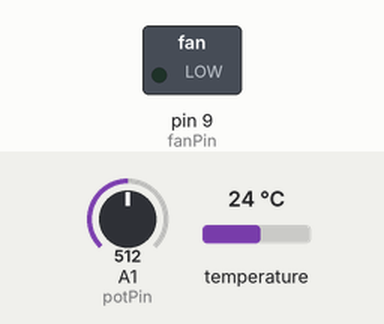
This sketch was run on a simulated Arduino Uno, built for the host (arithmetic inside an expression is 32-bit, double 64-bit). Parts: switched loads named in the sketch (green lamp = pin HIGH). The test bench sets the inputs (shaded band); at power-on: A1 (potPin) = 512, temperature 24 °C. WiFi joins after 1.5 s; servers stay silent unless stated; uploads are accepted with an empty reply; what the sketch prints to the serial monitor is not drawn.

Above: at 0.1 s.
At 1.7 s:
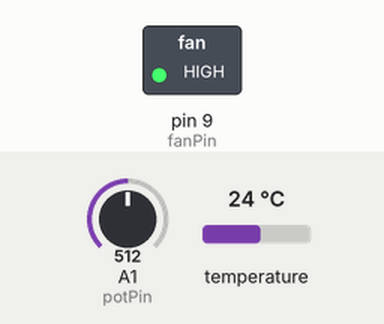
Timing chart, 0 to 3.2 s (numbered marks = the images above):
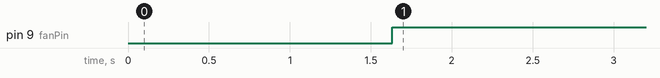

The sketch:

fermentation_chiller_github.ino
```cpp
#include <stdlib.h>
#include <SoftwareSerial.h>
#include <SPI.h>
#include <Ethernet.h>
#include <OneWire.h>

const int potPin = 1;
const int lcdPin = 2;
const int thermPin = 3;
const int fanPin = 9;

byte mac[] = { 0xDE, 0xAD, 0xBE, 0xEF, 0xFE, 0xED};
IPAddress ip(192,168,1,99); //local IP if DHCP fails
EthernetClient client;
char server[] = "api.cosm.com";   // name address for cosm API

#define APIKEY         "" // your cosm api key
#define FEEDID         000000 // your cosm feed ID
#define USERAGENT      "Arduino Fermentation Chiller"

unsigned long lastConnectionTime = 0;          // last time you connected to the server, in milliseconds
boolean lastConnected = false;                 // state of the connection last time through the main loop
const unsigned long postingInterval = 10*1000; //delay between updates to Cosm.com

SoftwareSerial LCD = SoftwareSerial(0, lcdPin);
const int LCDdelay = 10;

OneWire ds(thermPin);

int prevTemp = 0;
int potVal = 0;
int targetTemp = 70;
int prevTargetTemp = 0;

static char dtostrfbuffer[15];

void setup(){
  pinMode(lcdPin, OUTPUT);
  pinMode(fanPin, OUTPUT);
  LCD.begin(9600);
  clearLCD();
  Serial.begin(9600);

  // start the Ethernet connection:
  if (Ethernet.begin(mac) == 0) {
    Serial.println("Failed to configure Ethernet using DHCP");
    // DHCP failed, so use a fixed IP address:
    Ethernet.begin(mac, ip);
  }

  float currentTemp = getTempInF();
  updateLCD(currentTemp, getTargetTemp());
}

void loop(){

  float currentTemp = getTempInF();

  if(currentTemp != prevTemp){
    updateCurrentTemp(currentTemp);
  }

  targetTemp = getTargetTemp();

  if(targetTemp != prevTargetTemp){
    updateTargetTemp(targetTemp);
  }

  if(currentTemp > targetTemp){
     digitalWrite(fanPin, HIGH);
  }else{
     digitalWrite(fanPin, LOW);
  }

  prevTargetTemp = targetTemp;
  prevTemp = currentTemp;

  // ETHERNET
  // if there's incoming data from the net connection.
  // send it out the serial port.  This is for debugging
  // purposes only:
  if (client.available()) {
    char c = client.read();
    Serial.print(c);
  }
  // if there's no net connection, but there was one last time
  // through the loop, then stop the client:
  if (!client.connected() && lastConnected) {
    Serial.println();
    Serial.println("disconnecting.");
    client.stop();
  }

  // if you're not connected, and ten seconds have passed since
  // your last connection, then connect again and send data:
  if(!client.connected() && (millis() - lastConnectionTime > postingInterval)) {
     String payload = cosmPayload(currentTemp, targetTemp);
     logTemp(payload);
  }
  // store the state of the connection for next time through
  // the loop:
  lastConnected = client.connected();
  // END ETHERNET
}


int getTargetTemp(){
  potVal = analogRead(potPin);
  return potVal / 20 + 40;
}

void updateCurrentTemp(float currentTemp){
    lcdPosition(0,6);
    LCD.print(currentTemp);
    delay(LCDdelay);
}

void updateTargetTemp(int targetTemp){
    lcdPosition(1,8);
    LCD.print(targetTemp);
    delay(LCDdelay);
}

void updateLCD(float currentTemp, int targetTemp){
  clearLCD();
  lcdPosition(0,0);
  LCD.print("Temp: ");
  LCD.print(currentTemp);
  LCD.print("F");

  lcdPosition(1,0);
  LCD.print("Target: ");
  LCD.print(targetTemp);
  LCD.print("F");

  delay(LCDdelay);
}

String cosmPayload(float currentTemp, int targetTemp) {
  String payload = "Temp,";
  payload += dtostrf(currentTemp, 8, 2, dtostrfbuffer);
  payload += "\nTarget,";
  payload += targetTemp;
  return payload;
}


// this method makes a HTTP connection to the server:
void logTemp(String payload) {
//  Serial.print("CurrentTemp: ");
//  Serial.println(currentTemp);
//  Serial.print("targetTemp: ");
//  Serial.println(targetTemp);

  // if there's a successful connection:
  if (client.connect(server, 80)) {
    Serial.println("connecting...");
    // send the HTTP PUT request:
    client.print("PUT /v2/feeds/");
    client.print(FEEDID);
    client.println(".csv HTTP/1.1");
    client.println("Host: api.cosm.com");
    client.print("X-ApiKey: ");
    client.println(APIKEY);
    client.print("User-Agent: ");
    client.println(USERAGENT);
    client.print("Content-Length: ");
    client.println(payload.length());

    client.println("Content-Type: text/csv");
    client.println("Connection: close");
    client.println();

    client.println(payload);
  }
  else {
    // if you couldn't make a connection:
    Serial.println("connection failed");
    Serial.println();
    Serial.println("disconnecting.");
    client.stop();
  }
   // note the time that the connection was made or attempted:
  lastConnectionTime = millis();
}

float getTempInF(){
  float temp = getTemp();
  return temp  * 9 / 5 + 32;
}

float getTemp(){
  //returns the temperature from one DS18S20 in DEG Celsius
  byte data[12];
  byte addr[8];

  if ( !ds.search(addr)) {
      //no more sensors on chain, reset search
      ds.reset_search();
      return -1000;
  }

  if ( OneWire::crc8( addr, 7) != addr[7]) {
      Serial.println("CRC is not valid!");
      return -1000;
  }

  if ( addr[0] != 0x10 && addr[0] != 0x28) {
      Serial.print("Device is not recognized");
      return -1000;
  }

  ds.reset();
  ds.select(addr);
  ds.write(0x44,1); // start conversion, with parasite power on at the end

  byte present = ds.reset();
  ds.select(addr);
  ds.write(0xBE); // Read Scratchpad

  for (int i = 0; i < 9; i++) { // we need 9 bytes
    data[i] = ds.read();
  }

  ds.reset_search();

  byte MSB = data[1];
  byte LSB = data[0];

  float tempRead = ((MSB << 8) | LSB); //using two's compliment
  float TemperatureSum = tempRead / 16;

  return TemperatureSum;
}

void lcdPosition(int row, int col) {
  LCD.write(0xFE);   //command flag
  LCD.write((col + row*64 + 128));    //position
  delay(LCDdelay);
}

void clearLCD(){
  LCD.write(0xFE);   //command flag
  LCD.write(0x01);   //clear command.
  delay(LCDdelay);
}

void backlightOn() {  //turns on the backlight
  LCD.write(0x7C);   //command flag for backlight stuff
  LCD.write(157);    //light level.
  delay(LCDdelay);
}

void backlightOff(){  //turns off the backlight
  LCD.write(0x7C);   //command flag for backlight stuff
  LCD.write(128);     //light level for off.
   delay(LCDdelay);
}

void serCommand(){   //a general function to call the command flag for issuing all other commands
  LCD.write(0xFE);
}
```

Measured:
- by itself, pin 9 (fanPin): LOW → HIGH at 1.6 s
